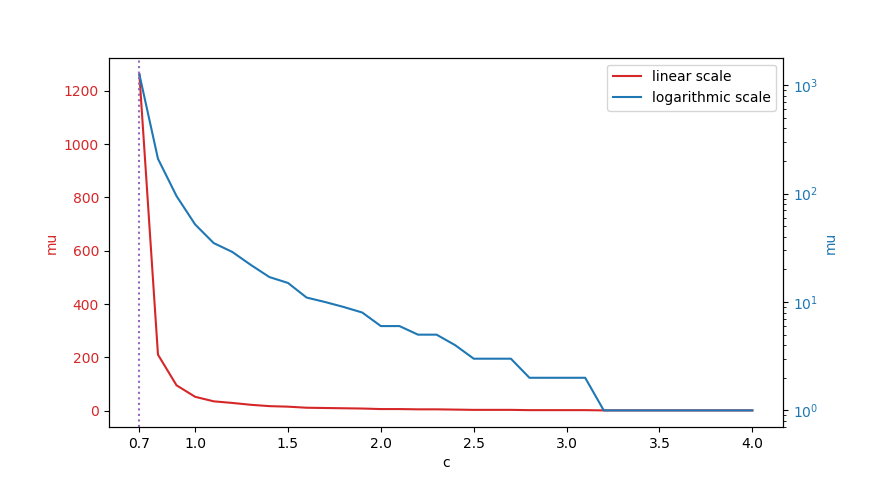

The Python source for this figure:
from numpy import genfromtxt
import matplotlib.pyplot as plt
import numpy as np

data = genfromtxt("mu-c.csv", delimiter=',') 

fig, ax1 = plt.subplots()
color = 'tab:red'
ax1.set_xlabel('c')
ax1.set_ylabel('mu', color=color)
ax1.plot(data[:,0], data[:,1], label='linear scale', color=color)
ax1.tick_params(axis='y', labelcolor=color)
#ax1.legend()

ax2 = ax1.twinx()  # instantiate a second axes that shares the same x-axis
color = 'tab:blue'
ax2.set_ylabel('mu', color=color)  # we already handled the x-label with ax1
ax2.plot(data[:,0], data[:,1], label='logarithmic scale', color=color)
ax2.set_yscale('log')
ax2.tick_params(axis='y', labelcolor=color)
#ax2.legend()
fig.legend(loc='upper right', bbox_to_anchor=(0.9, 0.88))
plt.axvline(0.7, color='tab:purple', linestyle=':')
ticks = [0.7]
for i in data[:,0]:
	if (10*i)%5 == 0:
		ticks.append(i)
plt.xticks(ticks)
#fig.tight_layout()  # otherwise the right y-label is slightly clipped
plt.show()
'''
log = np.log(data[:, 1])
plt.subplot(211)
plt.plot(data[:, 0], data[:, 1], label = 'origin', color = 'b')
plt.ylabel('mu')
plt.legend()
plt.subplot(212)
plt.plot(data[:, 0], log, label = 'log', color = 'r')
plt.ylabel('mu')
plt.xlabel('c')
plt.legend()


index = (log > 0)
c = data[:, 0][index]
loglog = np.log(log[index])
plt.subplot(313)
plt.plot(c, loglog, label = 'loglog', color = 'y')
plt.ylabel('loglog(mu)')
plt.xlabel('c')
plt.legend();
'''

plt.show()
